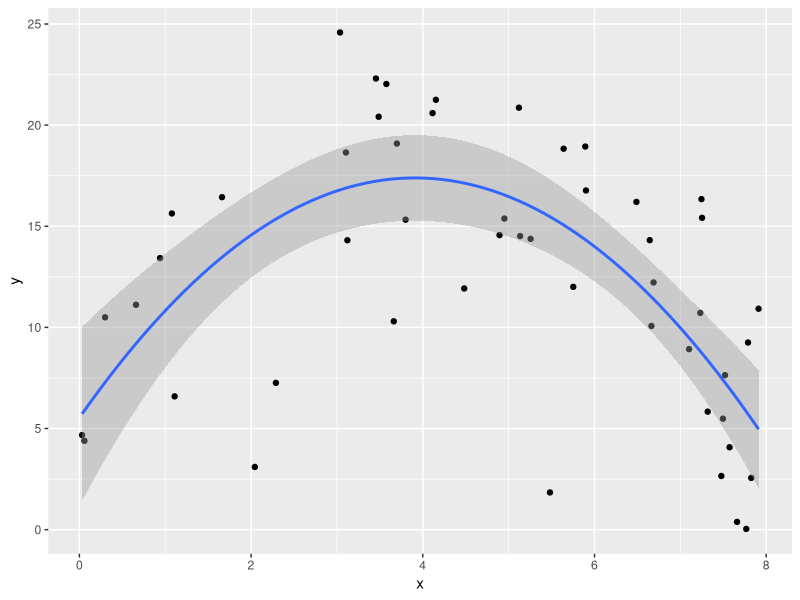
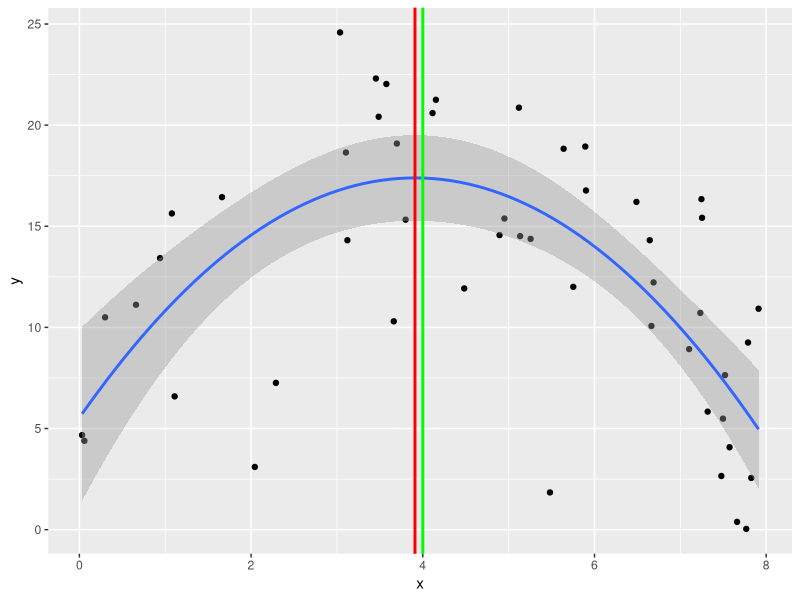
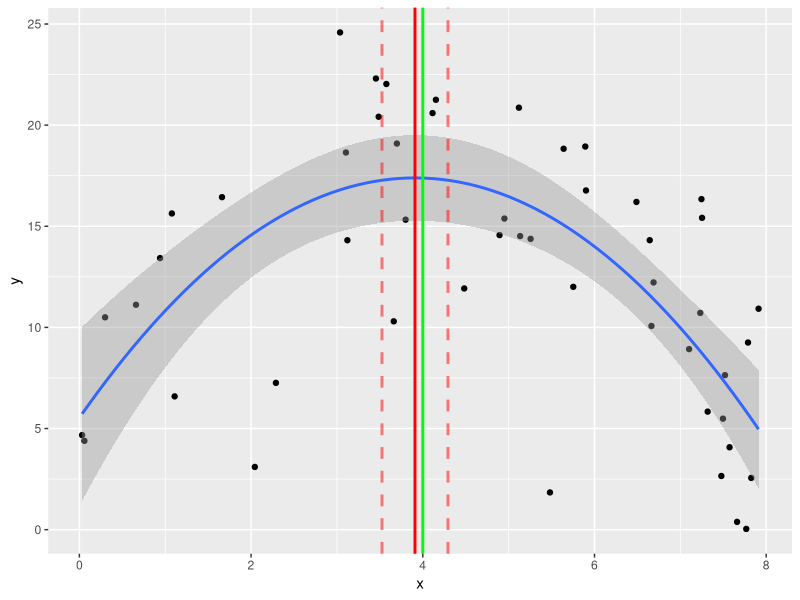

These charts were generated, in order, by the following R code:

OLS <- function(y,X) {
  n <- nrow(X); k <- ncol(X)
  b <- solve(t(X) %*% X) %*% t(X) %*% y
  e <- y - X %*% b; s2 <- t(e) %*% e / (n - k); XpXinv <- solve(t(X) %*% X)
  se <- sqrt(s2 * diag(XpXinv))
  t <- b / se
  p <- 2 * pt(-abs(t),n-k)
  output <- data.frame(b, se, t, p)
  colnames(output) <- c("Estimate","Std. Error", "t statistic", "p-value")
  return(output)
}

library(foreign)
library(xtable)
#data <- read.dta("http://fmwww.bc.edu/ec-p/data/wooldridge/wage2.dta")
data <- read.dta("wage2.dta")
data <- data[ , c("wage", "educ", "tenure")]
data <- na.omit(data)
y <- data$wage
X <- cbind(1,data$educ,data$tenure)
OLS.out <- OLS(y,X)
xtable(OLS.out)

(d <- 3 * OLS.out[2,1] + 2 * OLS.out[3,1])

get.vcov <- function(y, X)  {
  n <- nrow(X); k <- ncol(X)
  b <- solve(t(X) %*% X) %*% t(X) %*% y
  e <- y - X %*% b
  s2 <- as.vector(t(e) %*% e / (n - k))
  XpXinv <- solve(t(X) %*% X)
  vcov <- s2 * XpXinv
  return(vcov)
}
vcov <- get.vcov(y,X)
var.b1 <- vcov[2,2]
var.b2 <- vcov[3,3]
cov.b1b2 <- vcov[2,3]
(d.se <- sqrt(9 * var.b1 + 4 * var.b2 + 3*2*cov.b1b2))

library(gmodels)
lm <- lm(data$wage ~ data$educ + data$tenure)
hm <- c(0,3,2)
estimable(lm, hm)

D <- matrix(c(0,3,2), ncol = 3)
(sqrt(D %*% vcov %*% t(D)))

iris.df <- iris
y <- iris.df$Sepal.Length
X <- cbind(1, iris.df$Sepal.Width, iris.df$Petal.Width)
b <- OLS(y,X)[ ,1]
head(pred.y <- X %*% b)

e <- y - X %*% b
n <- nrow(X); k <- ncol(X)
s2 <- as.vector(t(e) %*% e / (n - k))
XpXinv <- solve(t(X) %*% X)
pred.se <- diag(sqrt(s2 * (1 + X %*% XpXinv %*% t(X))))
head(pred.se)

lm <- lm(Sepal.Length ~ Sepal.Width + Petal.Width, data = iris.df)
predict.out <- predict(lm, se.fit = T, interval = "confidence")
all.equal(as.vector(predict.out$fit),as.vector(pred.y))
all.equal(as.vector(predict.out$se.fit),as.vector(pred.se))

head(predict.out$se.fit)
head(pred.se)

pred.se.2 <- sqrt(diag(s2 * (X %*% XpXinv %*% t(X))))
head(pred.se.2)
all.equal(as.vector(predict.out$se.fit),as.vector(pred.se.2))
# now we can get the confidence interval and the prediction intervals
t.thresh <- qt(0.975, 47)

pred.int.low <- pred.y - pred.se * t.thresh
pred.int.high <- pred.y + pred.se * t.thresh

conf.int.low <- pred.y - pred.se.2 * t.thresh
conf.int.high <- pred.y + pred.se.2 * t.thresh


set.seed(42)
n <- 50
x <- runif(n,0,8)
x2 <- x^2
eps <- rnorm(n,0,5)
X <- cbind(1, x, x2)
beta <- c(3, 8, -1)
y <- X %*% beta + eps
b <- OLS(y,X)[ ,1]

png(filename="inserts/fig1.png",height=300,width=600)
library(ggplot2)
curve.df <- data.frame(y,x)
(g <- ggplot(data = curve.df, aes(x=x, y=y)) + geom_point()
      + geom_smooth(method="lm", formula = y ~ x + I(x^2)))
dev.off()

png(filename="inserts/fig2.png",height=300,width=600)
true.xmax <- -beta[2] / (2 * beta[3])
est.xmax <- -b[2] / (2 * b[3])
(g<- g + geom_vline(xintercept = true.xmax, colour = "green", size=1)
   + geom_vline(xintercept = est.xmax, colour = "red", size=1))
dev.off()

b1 <- b[2]; b2 <- b[3]
A <- matrix(c(0, -1 / (2 * b2), b1 / (2* b2^2)), nrow = 1)
vcov <- get.vcov(y,X)
(se.xmax <- sqrt(A %*% vcov %*% t(A)))

o <- lm(y ~ x + I(x^2))
library(msm)
(standerr <- deltamethod(~-x2/(2 * x3), coef(o), vcov(o)))

png(filename="inserts/fig3.png",height=300,width=600)
ci <- est.xmax + c(-1, 1) * qt(0.975, n-k) * se.xmax
(g + geom_vline(xintercept = ci[1], colour = "red", size=1, linetype="dashed", alpha=0.5)
   + geom_vline(xintercept = ci[2], colour = "red", size=1, linetype="dashed", alpha=0.5))
dev.off()
